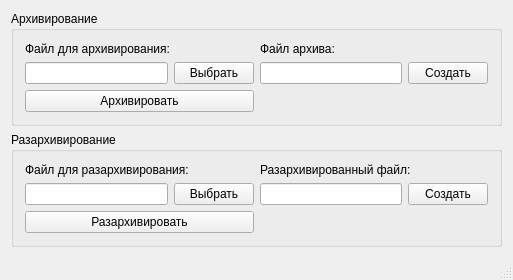
<?xml version="1.0" encoding="UTF-8"?>
<ui version="4.0">
 <class>MainWindow</class>
 <widget class="QMainWindow" name="MainWindow">
  <property name="geometry">
   <rect>
    <x>0</x>
    <y>0</y>
    <width>513</width>
    <height>272</height>
   </rect>
  </property>
  <property name="windowTitle">
   <string>Архиватор</string>
  </property>
  <widget class="QWidget" name="centralWidget">
   <layout class="QGridLayout" name="gridLayout_3">
    <item row="0" column="0">
     <layout class="QVBoxLayout" name="verticalLayout">
      <item>
       <widget class="QGroupBox" name="groupBox">
        <property name="title">
         <string>Архивирование</string>
        </property>
        <layout class="QGridLayout" name="gridLayout">
         <item row="2" column="0">
          <widget class="QPushButton" name="pushButton_compess">
           <property name="text">
            <string>Архивировать</string>
           </property>
          </widget>
         </item>
         <item row="1" column="0">
          <layout class="QHBoxLayout" name="horizontalLayout">
           <item>
            <widget class="QLineEdit" name="lineEdit_choose_a"/>
           </item>
           <item>
            <widget class="QPushButton" name="pushButton_choose_a">
             <property name="text">
              <string>Выбрать</string>
             </property>
            </widget>
           </item>
          </layout>
         </item>
         <item row="1" column="1">
          <layout class="QHBoxLayout" name="horizontalLayout_2">
           <item>
            <widget class="QLineEdit" name="lineEdit_create_a"/>
           </item>
           <item>
            <widget class="QPushButton" name="pushButton_create_a">
             <property name="text">
              <string>Создать</string>
             </property>
            </widget>
           </item>
          </layout>
         </item>
         <item row="0" column="0">
          <widget class="QLabel" name="label_choose_a">
           <property name="text">
            <string>Файл для архивирования:</string>
           </property>
          </widget>
         </item>
         <item row="0" column="1">
          <widget class="QLabel" name="label_create_a">
           <property name="text">
            <string>Файл архива:</string>
           </property>
          </widget>
         </item>
        </layout>
       </widget>
      </item>
      <item>
       <widget class="QGroupBox" name="groupBox_2">
        <property name="title">
         <string>Разархивирование</string>
        </property>
        <layout class="QGridLayout" name="gridLayout_2">
         <item row="1" column="0">
          <layout class="QHBoxLayout" name="horizontalLayout_3">
           <item>
            <widget class="QLineEdit" name="lineEdit_choose_r"/>
           </item>
           <item>
            <widget class="QPushButton" name="pushButton_choose_r">
             <property name="text">
              <string>Выбрать</string>
             </property>
            </widget>
           </item>
          </layout>
         </item>
         <item row="1" column="1">
          <layout class="QHBoxLayout" name="horizontalLayout_4">
           <item>
            <widget class="QLineEdit" name="lineEdit_create_r"/>
           </item>
           <item>
            <widget class="QPushButton" name="pushButton_create_r">
             <property name="text">
              <string>Создать</string>
             </property>
            </widget>
           </item>
          </layout>
         </item>
         <item row="2" column="0">
          <widget class="QPushButton" name="pushButton_uncompess">
           <property name="text">
            <string>Разархивировать</string>
           </property>
          </widget>
         </item>
         <item row="0" column="0">
          <widget class="QLabel" name="label_choose_r">
           <property name="text">
            <string>Файл для разархивирования:</string>
           </property>
          </widget>
         </item>
         <item row="0" column="1">
          <widget class="QLabel" name="label__create_r">
           <property name="text">
            <string>Разархивированный файл:</string>
           </property>
          </widget>
         </item>
        </layout>
       </widget>
      </item>
     </layout>
    </item>
   </layout>
  </widget>
  <widget class="QStatusBar" name="statusBar"/>
 </widget>
 <layoutdefault spacing="6" margin="11"/>
 <resources/>
 <connections/>
</ui>
